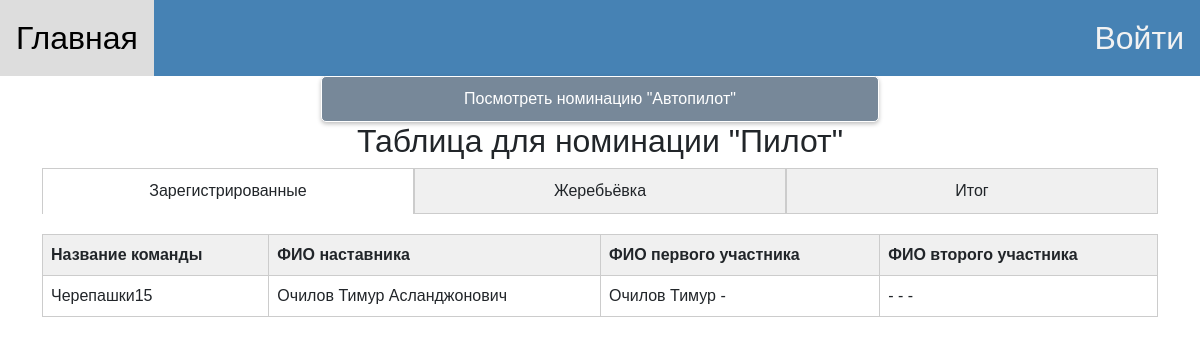
Page /table/pilot/14 on the committed database.
### for_work_with_database/class_db_team.py (models this page shows)
class TeamDB(SqlAlchemyBase):
    __tablename__ = 'teams'
    id = sqlalchemy.Column(sqlalchemy.Integer, primary_key=True, autoincrement=True)
    name_command = sqlalchemy.Column(sqlalchemy.String)
    name_of_organization = sqlalchemy.Column(sqlalchemy.String)
    first_score = sqlalchemy.Column(sqlalchemy.Text)
    second_score = sqlalchemy.Column(sqlalchemy.Text)
    nomination = sqlalchemy.Column(sqlalchemy.Integer)
    competition_id = sqlalchemy.Column(sqlalchemy.Integer)
    manager = sqlalchemy.Column(sqlalchemy.String)
    number_phone_of_manager = sqlalchemy.Column(sqlalchemy.String)
    email_of_manager = sqlalchemy.Column(sqlalchemy.String)
    name_first_member = sqlalchemy.Column(sqlalchemy.String)
    last_name_first_member = sqlalchemy.Column(sqlalchemy.String)
    middle_name_first_member = sqlalchemy.Column(sqlalchemy.String)
    date_birthday_first_member = sqlalchemy.Column(sqlalchemy.String)
    certificate_PFDO_first_member = sqlalchemy.Column(sqlalchemy.String)
    name_second_member = sqlalchemy.Column(sqlalchemy.String)
    middle_name_second_member = sqlalchemy.Column(sqlalchemy.String)
    last_name_second_member = sqlalchemy.Column(sqlalchemy.String)
    date_birthday_second_member = sqlalchemy.Column(sqlalchemy.String)
    certificate_PFDO_second_member = sqlalchemy.Column(sqlalchemy.String)
    final_top = sqlalchemy.Column(sqlalchemy.Integer)
    final_score = sqlalchemy.Column(sqlalchemy.Integer)
    random_queue = sqlalchemy.Column(sqlalchemy.Integer)
    time_of_first_race = sqlalchemy.Column(sqlalchemy.Integer)
    time_of_second_race = sqlalchemy.Column(sqlalchemy.Integer)
    list_logs_score_of_first_race = sqlalchemy.Column(sqlalchemy.Text)
    list_logs_score_of_second_race = sqlalchemy.Column(sqlalchemy.Text)

### main.py (the view)
@app.route("/table/<string:nomination_name>/<int:id>")
@limiter.limit(REQUESTS_TIME)
def show_table(nomination_name, id):
    nomination_id = find_nominatation_id_by_name(nomination_name)
    sess = db_session.create_session()
    members = sess.query(TeamDB).filter(TeamDB.nomination == nomination_id, TeamDB.competition_id == id)
    competition = sess.query(Competition).filter(Competition.id == id).first()
    competition_date = list(map(int, competition.date.split("-")))
    close_of_registration = datetime.date(month=competition_date[1], year=competition_date[0], day=competition_date[2])
    nomination_name_for_table_head = find_nominatation_name_by_id(nomination_id)
    now_datetime = datetime.date.today()
    if now_datetime > close_of_registration:
        members_random_queue = sorted(members, key=lambda x: x.random_queue)
        final_members_of_competition = sorted(members, key=lambda x: x.final_top)
        started_of_competition = True
        return render_template("show_table_of_competition.html", nomination=nomination_id, members=members,
                               competition=competition, final_members_of_competition=final_members_of_competition,
                               members_random_queue=members_random_queue, started_of_competition=started_of_competition,
                               nomination_show=nomination_name_for_table_head)
    started_of_competition = False
    sess.close()
    return render_template("show_table_of_competition.html", nomination=nomination_id, members=members,
                           competition=competition, started_of_competition=started_of_competition,
                           nomination_show=nomination_name_for_table_head)

### for_work_with_database/db_session.py (called while the page is built)
def create_session() -> Session:
    global __factory
    return __factory()

### main.py (called while the page is built)
def find_nominatation_id_by_name(name_of_nomination):
    if name_of_nomination == "pilot":
        return 1
    return 2

def find_nominatation_name_by_id(name_of_nomination):
    if name_of_nomination == 1:
        return "Пилот"
    return "Автопилот"

### templates/show_table_of_competition.html (shortened to what this page needs)
{% extends "base.html" %}
{% block content %}
<body>
<div align="center">
    {% if nomination_show == "Пилот" %}
    <a href="/table/autopilot/{{competition.id}}">
        <button class="green_button" style="width: 50%">Посмотреть номинацию "Автопилот"</button></a>
    {% else %}
    <a href="/table/pilot/{{competition.id}}">
        <button class="green_button" style="width: 50%">Посмотреть номинацию "Пилот"</button></a>
    {% endif %}
</div>
<h2 align="center">Таблица для номинации "{{ nomination_show }}"</h2>
{% if started_of_competition %}
    <div class="tabs">
        {% if started_of_competition%}
        <div class="tab active" onclick="changeTab(0)">Зарегистрированные</div>
        <div class="tab" onclick="changeTab(1)">Жеребьёвка</div>
        {% endif %}
        <div class="tab" onclick="changeTab(2)">Итог</div>
    </div>
    <div class="tab-content active">
        <table>
            <thead>
            <tr>
                <th>Название команды</th>
                <th>ФИО наставника</th>
                <th>ФИО первого участника</th>
                <th>ФИО второго участника</th>
            </tr>
            </thead>
            <tbody>
            {% for team in members%}
            <tr>
                <td>{{team.name_command}}</td>
                <td>{{team.manager}}</td>
                <td>{{team.last_name_first_member}} {{team.name_first_member}} {{team.middle_name_first_member}}</td>
                <td>{{team.last_name_second_member}} {{team.name_second_member}} {{team.middle_name_second_member}}</td>
            </tr>
            {%endfor%}
            </tbody>
        </table>
    </div>
{% endif %}
</body>
<head>
</head>
</html>
{% endblock %}

### static/styles/style.css (style rules this page uses)
table { width: 100%; border-collapse: collapse; margin-top: 20px; }
th, td { border: 1px solid #ccc; padding: 8px; text-align: left; }
th { background-color: #f0f0f0; }
a { text-decoration: none; }
button.green_button { background-color: #778899; color: white; border: none; padding: 10px 20px; border-radius: 5px; box-shadow: 0px 2px 4px rgba(0, 0, 0, 0.25); font-size: 16px; border: 1px solid white; }

### templates/show_table_of_competition.html (style rules this page uses)
body { font-family: Arial, sans-serif; }
.tabs { display: flex; }
.tab { flex: 1; padding: 10px; text-align: center; cursor: pointer; background-color: #f0f0f0; border: 1px solid #ccc; }
.tab.active { background-color: #fff; border-bottom: none; }
.tab-content { display: none; }
.tab-content.active { display: block; }
table { width: 100%; border-collapse: collapse; margin-top: 20px; }
th, td { border: 1px solid #ccc; padding: 8px; text-align: left; }
th { background-color: #f0f0f0; }

### rows in the picture
TeamDB: name_command "Черепашки15", manager "Очилов Тимур Асланджонович", last_name_first_member "Очилов", name_first_member "Тимур", middle_name_first_member "-", last_name_second_member "-", name_second_member "-", middle_name_second_member "-"

### other values in the picture
{{ nomination_show }} "Пилот"
